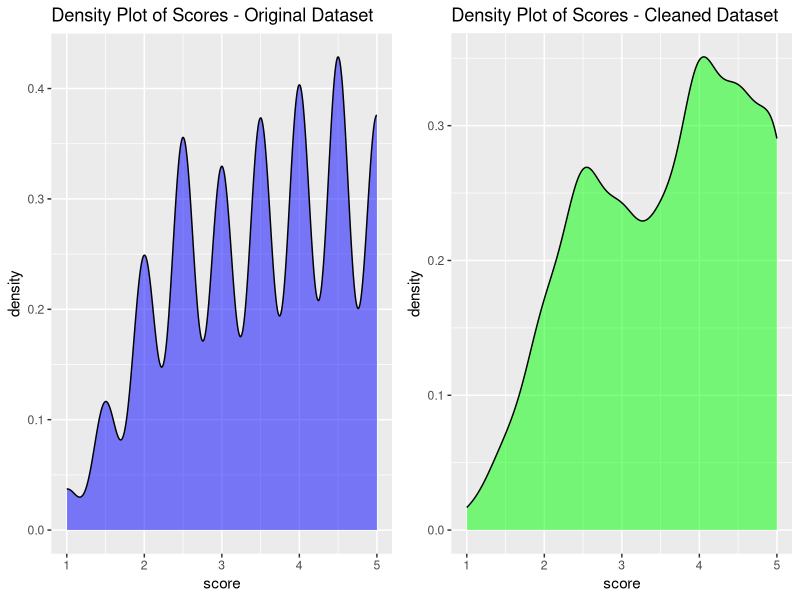
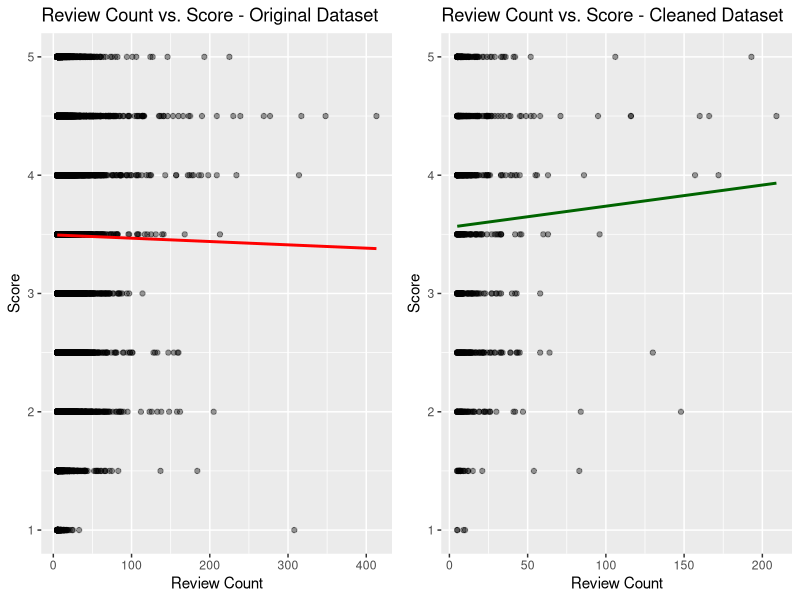
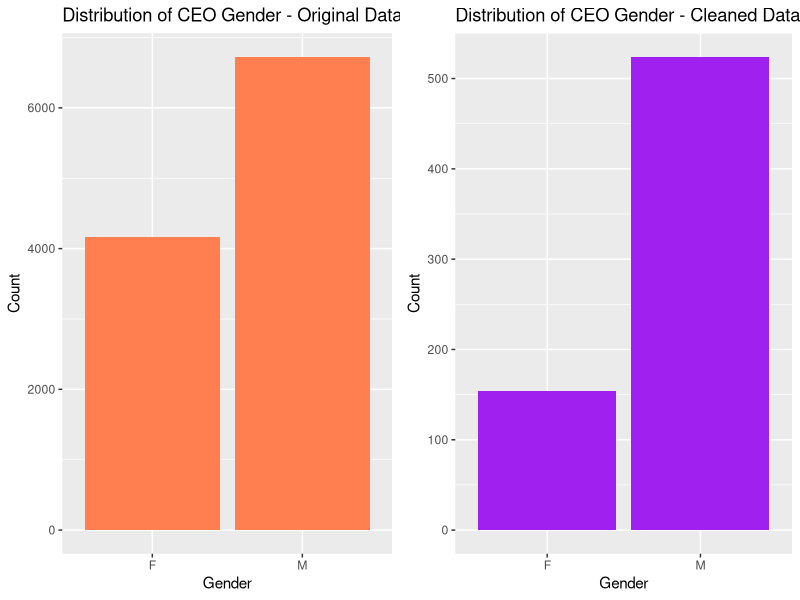
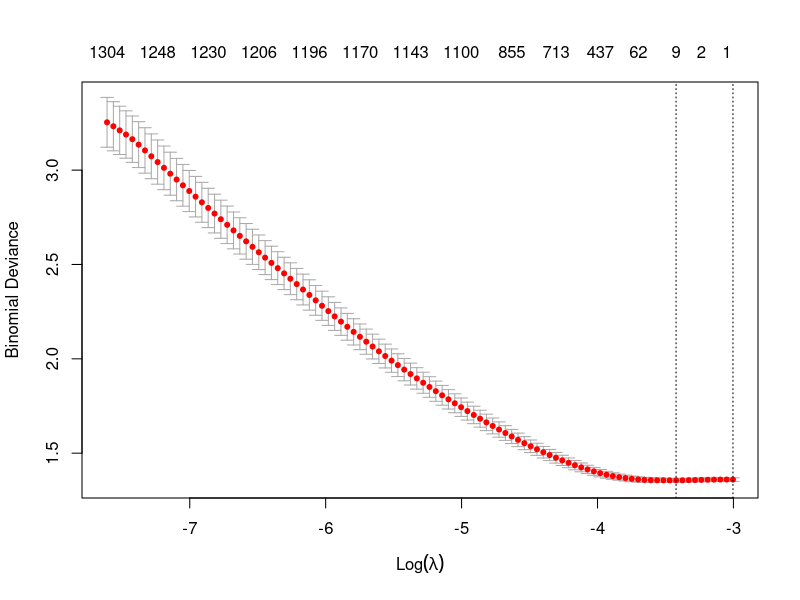
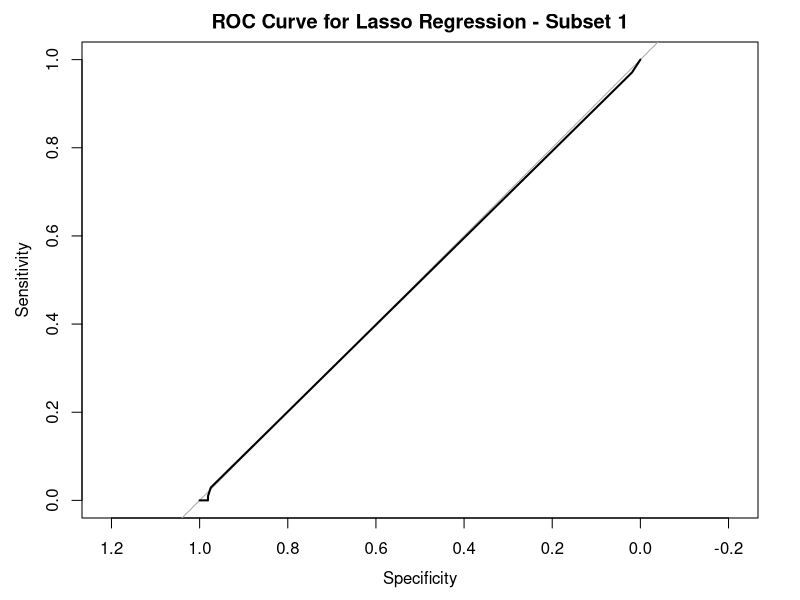
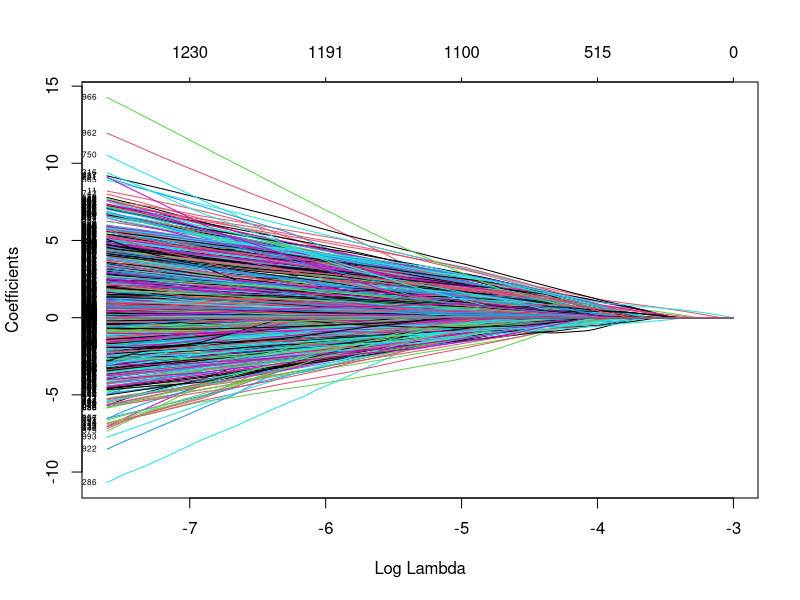
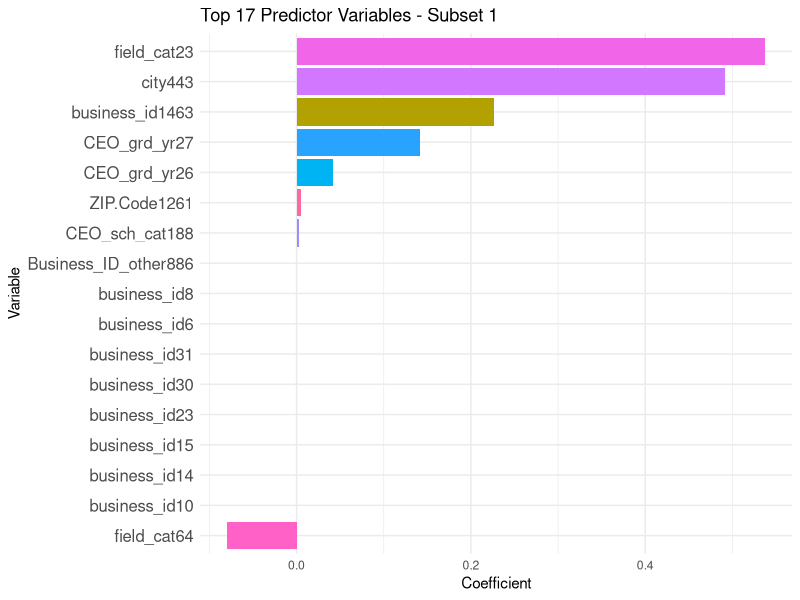
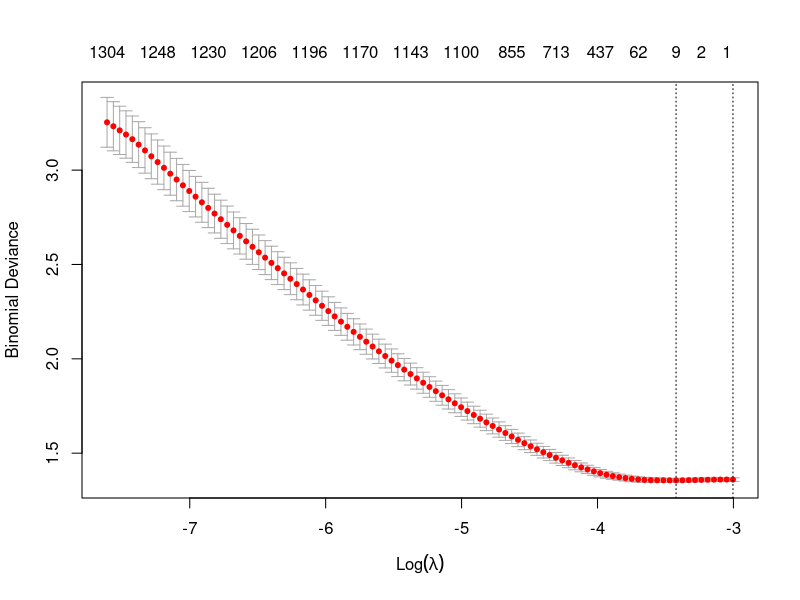

Here is the R script that generated these plots, in order:
# =============================================================================
# Advanced Analytics & Machine Learning — R Programming
# Author: Mohammed Nayeem Agadi
# Date: May 2024
# Description: Full analysis pipeline — Data Loading, Cleaning, Lasso, GAM, SVM
# =============================================================================

# -----------------------------------------------------------------------------
# SECTION 0: Load Libraries
# -----------------------------------------------------------------------------
library(tidyverse)
library(ggplot2)
library(gridExtra)
library(dplyr)
library(glmnet)
library(mgcv)
library(e1071)
library(caret)
library(pROC)
library(kableExtra)

# -----------------------------------------------------------------------------
# SECTION A1: Data Loading and Statistical Summary
# -----------------------------------------------------------------------------

# Load dataset
data <- read.csv("student_merge_platform_business_file_final15.csv")

# View structure and summary
str(data)
summary(data)
head(data)

# Check null/incomplete cases
sum(!complete.cases(data))

# Check NA values per column
na_count <- sapply(data, function(x) sum(is.na(x)))
na_count

# Check number of zeros per column
zero_count <- sapply(data, function(x) sum(x == 0, na.rm = TRUE))
zero_count

# Combine into a readable data frame
counts_df <- data.frame(Column = names(data), NA_Count = na_count, Zero_Count = zero_count)
counts_df

# Formatted table
counts_df %>%
  kable("html") %>%
  kable_styling(bootstrap_options = c("striped", "hover"))

# -----------------------------------------------------------------------------
# SECTION A2: Data Cleaning — Creating Cleaned Dataset and Comparison
# -----------------------------------------------------------------------------

# Remove rows with zeros or NAs
data_cleaned <- data %>%
  mutate(across(everything(), ~ ifelse(. == 0, NA, .))) %>%
  drop_na()

cat("Original Data Dimensions:", dim(data), "\n")
cat("Cleaned Data Dimensions:", dim(data_cleaned), "\n")

# Density Plots for Scores — Original vs Cleaned
p9 <- ggplot(data, aes(x = score, fill = "Original")) +
  geom_density(alpha = 0.5, fill = "blue") +
  ggtitle("Density Plot of Scores - Original Dataset")

p10 <- ggplot(data_cleaned, aes(x = score, fill = "Cleaned")) +
  geom_density(alpha = 0.5, fill = "green") +
  ggtitle("Density Plot of Scores - Cleaned Dataset")

grid.arrange(p9, p10, ncol = 2)

# Scatter Plots: Review Count vs Score
p11 <- ggplot(data, aes(x = review_count, y = score)) +
  geom_point(alpha = 0.4) +
  geom_smooth(method = "lm", color = "red", se = FALSE) +
  ggtitle("Review Count vs. Score - Original Dataset") +
  xlab("Review Count") + ylab("Score")

p12 <- ggplot(data_cleaned, aes(x = review_count, y = score)) +
  geom_point(alpha = 0.4) +
  geom_smooth(method = "lm", color = "darkgreen", se = FALSE) +
  ggtitle("Review Count vs. Score - Cleaned Dataset") +
  xlab("Review Count") + ylab("Score")

grid.arrange(p11, p12, ncol = 2)

# Bar Plots: CEO Gender Distribution
p13 <- ggplot(data, aes(x = Gender)) +
  geom_bar(fill = "coral") +
  ggtitle("Distribution of CEO Gender - Original Dataset") +
  xlab("Gender") + ylab("Count")

p14 <- ggplot(data_cleaned, aes(x = Gender)) +
  geom_bar(fill = "purple") +
  ggtitle("Distribution of CEO Gender - Cleaned Dataset") +
  xlab("Gender") + ylab("Count")

grid.arrange(p13, p14, ncol = 2)

# -----------------------------------------------------------------------------
# SECTION A2b: Variable Type Conversion
# -----------------------------------------------------------------------------

data <- data %>%
  mutate(
    Platform = as.factor(Platform),
    business_id = as.factor(business_id),
    city = as.factor(city),
    state = as.factor(state),
    postal_code = as.factor(postal_code),
    Gender = as.factor(Gender),
    CEO_sch_cat = as.factor(CEO_sch_cat),
    CEO_grd_yr = as.factor(CEO_grd_yr),
    field_cat = as.factor(field_cat),
    `ZIP.Code` = as.factor(`ZIP.Code`),
    Business_ID_other = as.factor(Business_ID_other),
    Rural_metropolitan_Desc = as.factor(Rural_metropolitan_Desc),
    Tot_Clms_Services = as.integer(Tot_Clms_Services),
    Brnd_Tot_Clms_Services = as.integer(Brnd_Tot_Clms_Services),
    Gnrc_Tot_Clms_Services = as.integer(Gnrc_Tot_Clms_Services),
    Othr_Tot_Clms_Services = as.integer(Othr_Tot_Clms_Services),
    LIS_Tot_Clms_Services = as.integer(LIS_Tot_Clms_Services),
    Opioid_Tot_Clms_Services = as.integer(Opioid_Tot_Clms_Services),
    Antbtc_Tot_Clms_Services = as.integer(Antbtc_Tot_Clms_Services),
    review_count = as.integer(review_count)
  )

# -----------------------------------------------------------------------------
# SECTION A2c: Missing Value Imputation
# -----------------------------------------------------------------------------

# Helper: mode function
get_mode <- function(v) {
  uniqv <- unique(v)
  uniqv[which.max(tabulate(match(v, uniqv)))]
}

# Impute numeric columns with mean
data <- data %>%
  mutate(across(where(is.numeric), ~ifelse(is.na(.), mean(., na.rm = TRUE), .)))

# Impute categorical columns with mode
data <- data %>%
  mutate(across(where(is.factor), ~ifelse(is.na(.), get_mode(.), .)))

# -----------------------------------------------------------------------------
# SECTION A3: Subsetting Data into 3 Subsets (800 rows each)
# -----------------------------------------------------------------------------

# Take first 2400 rows
data_subset <- data[1:2400, ]
print(dim(data_subset))

# Set seed and binarise score: 0 = high rating (>3), 1 = low rating (<=3)
set.seed(7)
data_subset$score <- if_else(data_subset$score > 3, 0, 1)

# Shuffle indices
indices <- sample(1:nrow(data_subset))
subset_size <- nrow(data_subset) / 3

# Create three equal subsets
subset_1 <- data_subset[indices[1:subset_size], ]
subset_2 <- data_subset[indices[(subset_size + 1):(2 * subset_size)], ]
subset_3 <- data_subset[indices[(2 * subset_size + 1):(3 * subset_size)], ]

print(dim(subset_1)); print(dim(subset_2)); print(dim(subset_3))

# Convert variables to factors in all subsets
convert_vars <- function(df) {
  df %>% mutate(
    Platform = as.factor(Platform),
    business_id = as.factor(business_id),
    city = as.factor(city),
    state = as.factor(state),
    postal_code = as.factor(postal_code),
    Gender = as.factor(Gender),
    CEO_sch_cat = as.factor(CEO_sch_cat),
    CEO_grd_yr = as.factor(CEO_grd_yr),
    field_cat = as.factor(field_cat),
    `ZIP.Code` = as.factor(`ZIP.Code`),
    Business_ID_other = as.factor(Business_ID_other),
    Rural_metropolitan_Desc = as.factor(Rural_metropolitan_Desc),
    Tot_Clms_Services = as.integer(Tot_Clms_Services),
    Brnd_Tot_Clms_Services = as.integer(Brnd_Tot_Clms_Services),
    Gnrc_Tot_Clms_Services = as.integer(Gnrc_Tot_Clms_Services),
    Othr_Tot_Clms_Services = as.integer(Othr_Tot_Clms_Services),
    LIS_Tot_Clms_Services = as.integer(LIS_Tot_Clms_Services),
    Opioid_Tot_Clms_Services = as.integer(Opioid_Tot_Clms_Services),
    Antbtc_Tot_Clms_Services = as.integer(Antbtc_Tot_Clms_Services),
    review_count = as.integer(review_count),
    score = as.factor(score)
  )
}

subset_1 <- subset_2 <- subset_3 <- convert_vars(data_subset)

# Remove single-level factor variables from each subset
remove_single_level_factors <- function(df) {
  factor_vars <- sapply(df, is.factor)
  to_keep <- sapply(df[factor_vars], function(x) length(unique(x)) > 1)
  problematic_vars <- names(to_keep[to_keep == FALSE])
  if (length(problematic_vars) > 0) df[problematic_vars] <- NULL
  df
}

subset_1 <- remove_single_level_factors(subset_1)
subset_2 <- remove_single_level_factors(subset_2)
subset_3 <- remove_single_level_factors(subset_3)

# =============================================================================
# SECTION B: LASSO REGRESSION
# =============================================================================

# ---- Lasso — Subset 1 -------------------------------------------------------
x1 <- model.matrix(score ~ ., data = subset_1)[, -1]
y1 <- subset_1$score

set.seed(321)
train_indices_1 <- sample(seq_len(nrow(x1)), size = floor(0.8 * nrow(x1)))
test_indices_1 <- setdiff(seq_len(nrow(x1)), train_indices_1)

x_train_1 <- x1[train_indices_1, ]; y_train_1 <- y1[train_indices_1]
x_test_1 <- x1[test_indices_1, ];  y_test_1 <- y1[test_indices_1]

grid_1 <- 10^seq(10, -2, length = 100)
lasso_mod_1 <- glmnet(x_train_1, y_train_1, alpha = 1, lambda = grid_1, family = "binomial")
cv_lasso_mod_1 <- cv.glmnet(x_train_1, y_train_1, alpha = 1, family = "binomial")
plot(cv_lasso_mod_1)

best_lambda_1 <- cv_lasso_mod_1$lambda.min
predictions_1 <- predict(cv_lasso_mod_1, newx = x_test_1, s = "lambda.min", type = "response")
predicted_classes_1 <- ifelse(predictions_1 > 0.5, 1, 0)

accuracy_1 <- mean(predicted_classes_1 == y_test_1)
cat("Lasso Subset 1 Accuracy:", accuracy_1, "\n")

conf_matrix_1 <- confusionMatrix(as.factor(predicted_classes_1), as.factor(y_test_1))
print(conf_matrix_1)

roc_obj_1 <- roc(response = y_test_1, predictor = as.numeric(predictions_1))
plot(roc_obj_1, main = "ROC Curve for Lasso Regression - Subset 1")
cat("AUC Subset 1:", auc(roc_obj_1), "\n")

plot(cv_lasso_mod_1$glmnet.fit, xvar = "lambda", label = TRUE)

# Top 17 Predictors — Subset 1
non_zero_coefs_1 <- coef(cv_lasso_mod_1, s = "lambda.min")
coef_df_1 <- as.data.frame(as.matrix(non_zero_coefs_1))
coef_df_1$Predictor <- rownames(coef_df_1)
rownames(coef_df_1) <- NULL
coef_df_1 <- coef_df_1[-1, , drop = FALSE]
coef_df_1 <- coef_df_1[order(abs(coef_df_1$s1), decreasing = TRUE), ]
top17_predictors_1 <- head(coef_df_1, 17)
print(top17_predictors_1)

ggplot(top17_predictors_1, aes(x = reorder(Predictor, s1), y = s1, fill = Predictor)) +
  geom_col(show.legend = FALSE) +
  coord_flip() +
  theme_minimal() +
  theme(axis.text.y = element_text(size = 12)) +
  labs(x = "Variable", y = "Coefficient", title = "Top 17 Predictor Variables - Subset 1")

# ---- Lasso — Subset 2 -------------------------------------------------------
x2 <- model.matrix(score ~ ., data = subset_2)[, -1]
y2 <- subset_2$score

set.seed(321)
train_indices_2 <- sample(seq_len(nrow(x2)), size = floor(0.8 * nrow(x2)))
test_indices_2 <- setdiff(seq_len(nrow(x2)), train_indices_2)

x_train_2 <- x2[train_indices_2, ]; y_train_2 <- y2[train_indices_2]
x_test_2 <- x2[test_indices_2, ];  y_test_2 <- y2[test_indices_2]

grid_2 <- 10^seq(10, -2, length = 100)
lasso_mod_2 <- glmnet(x_train_2, y_train_2, alpha = 1, lambda = grid_2, family = "binomial")
cv_lasso_mod_2 <- cv.glmnet(x_train_2, y_train_2, alpha = 1, family = "binomial")
plot(cv_lasso_mod_2)

best_lambda_2 <- cv_lasso_mod_2$lambda.min
predictions_2 <- predict(cv_lasso_mod_2, newx = x_test_2, s = "lambda.min", type = "response")
predicted_classes_2 <- ifelse(predictions_2 > 0.5, 1, 0)

accuracy_2 <- mean(predicted_classes_2 == y_test_2)
cat("Lasso Subset 2 Accuracy:", accuracy_2, "\n")

conf_matrix_2 <- confusionMatrix(as.factor(predicted_classes_2), as.factor(y_test_2))
print(conf_matrix_2)

roc_obj_2 <- roc(response = y_test_2, predictor = as.numeric(predictions_2))
plot(roc_obj_2, main = "ROC Curve for Lasso Regression - Subset 2")
cat("AUC Subset 2:", auc(roc_obj_2), "\n")

non_zero_coefs_2 <- coef(cv_lasso_mod_2, s = "lambda.min")
coef_df_2 <- as.data.frame(as.matrix(non_zero_coefs_2))
coef_df_2$Predictor <- rownames(coef_df_2)
rownames(coef_df_2) <- NULL
coef_df_2 <- coef_df_2[-1, , drop = FALSE]
coef_df_2 <- coef_df_2[order(abs(coef_df_2$s1), decreasing = TRUE), ]
top5_predictors_2 <- head(coef_df_2, 20)

ggplot(top5_predictors_2, aes(x = reorder(Predictor, s1), y = s1, fill = Predictor)) +
  geom_col(show.legend = FALSE) +
  coord_flip() +
  theme_minimal() +
  theme(axis.text.y = element_text(size = 12)) +
  labs(x = "Variable", y = "Coefficient", title = "Top Predictor Variables - Subset 2")

# ---- Lasso — Subset 3 -------------------------------------------------------
x3 <- model.matrix(score ~ ., data = subset_3)[, -1]
y3 <- subset_3$score

set.seed(15)
train_indices_3 <- sample(seq_len(nrow(x3)), size = floor(0.8 * nrow(x3)))
test_indices_3 <- setdiff(seq_len(nrow(x3)), train_indices_3)

x_train_3 <- x3[train_indices_3, ]; y_train_3 <- y3[train_indices_3]
x_test_3 <- x3[test_indices_3, ];  y_test_3 <- y3[test_indices_3]

grid_3 <- 10^seq(10, -2, length = 100)
lasso_mod_3 <- glmnet(x_train_3, y_train_3, alpha = 1, lambda = grid_3, family = "binomial")
cv_lasso_mod_3 <- cv.glmnet(x_train_3, y_train_3, alpha = 1, family = "binomial")
plot(cv_lasso_mod_3)

best_lambda_3 <- cv_lasso_mod_3$lambda.min
predictions_3 <- predict(cv_lasso_mod_3, newx = x_test_3, s = "lambda.min", type = "response")
predicted_classes_3 <- ifelse(predictions_3 > 0.5, 1, 0)

accuracy_3 <- mean(predicted_classes_3 == y_test_3)
cat("Lasso Subset 3 Accuracy:", accuracy_3, "\n")

conf_matrix_3 <- confusionMatrix(as.factor(predicted_classes_3), as.factor(y_test_3))
print(conf_matrix_3)

roc_obj_3 <- roc(response = y_test_3, predictor = as.numeric(predictions_3))
plot(roc_obj_3, main = "ROC Curve for Lasso Regression - Subset 3")
cat("AUC Subset 3:", auc(roc_obj_3), "\n")

non_zero_coefs_3 <- coef(cv_lasso_mod_3, s = "lambda.min")
coef_df_3 <- as.data.frame(as.matrix(non_zero_coefs_3))
coef_df_3$Predictor <- rownames(coef_df_3)
rownames(coef_df_3) <- NULL
coef_df_3 <- coef_df_3[-1, , drop = FALSE]
coef_df_3 <- coef_df_3[order(abs(coef_df_3$s1), decreasing = TRUE), ]
top5_predictors_3 <- head(coef_df_3, 20)

ggplot(top5_predictors_3, aes(x = reorder(Predictor, s1), y = s1, fill = Predictor)) +
  geom_col(show.legend = FALSE) +
  coord_flip() +
  theme_minimal() +
  theme(axis.text.y = element_text(size = 12)) +
  labs(x = "Variable", y = "Coefficient", title = "Top Predictor Variables - Subset 3")

# =============================================================================
# SECTION C: GENERALISED ADDITIVE MODELS (GAM)
# =============================================================================

# ---- GAM — Subset 1 ---------------------------------------------------------
var_to_fac_1 <- c("field_cat", "business_id", "CEO_grd_yr", "CEO_sch_cat", "ZIP.Code", "city", "Business_ID_other", "score")
subset_1[var_to_fac_1] <- lapply(subset_1[var_to_fac_1], factor)

set.seed(7)
index <- createDataPartition(subset_1$score, p = 0.8, list = TRUE, times = 1)
GAM_train_data_1 <- subset_1[index[[1]], ]
GAM_test_data_1  <- subset_1[-index[[1]], ]

GAM_train_data_1[var_to_fac_1] <- lapply(GAM_train_data_1[var_to_fac_1], factor)
GAM_test_data_1[var_to_fac_1] <- lapply(var_to_fac_1, function(var_name) {
  factor(GAM_test_data_1[[var_name]], levels = levels(GAM_train_data_1[[var_name]]))
})

GAM_gam_model_1 <- gam(score ~ field_cat + CEO_grd_yr + CEO_sch_cat + city,
                        data = GAM_train_data_1, family = binomial)
GAM_predictions_1 <- predict(GAM_gam_model_1, GAM_test_data_1, type = "response")
GAM_predicted_class_1 <- ifelse(GAM_predictions_1 > 0.5, 1, 0)

GAM_confusion_matrix_1 <- confusionMatrix(factor(GAM_predicted_class_1), GAM_test_data_1$score)
GAM_accuracy_1 <- GAM_confusion_matrix_1$overall['Accuracy']
precision_1 <- GAM_confusion_matrix_1$byClass['Precision']
recall_1 <- GAM_confusion_matrix_1$byClass['Recall']
F1_1 <- 2 * (precision_1 * recall_1) / (precision_1 + recall_1)

cat("GAM Subset 1 — Accuracy:", GAM_accuracy_1, "| Precision:", precision_1,
    "| Recall:", recall_1, "| F1:", F1_1, "\n")

# ---- GAM — Subset 2 ---------------------------------------------------------
var_to_fac_2 <- c("field_cat", "business_id", "CEO_grd_yr", "CEO_sch_cat", "ZIP.Code", "city", "Business_ID_other", "score")
subset_2[var_to_fac_2] <- lapply(subset_2[var_to_fac_2], factor)

set.seed(7)
index <- createDataPartition(subset_2$score, p = 0.8, list = TRUE, times = 1)
GAM_train_data_2 <- subset_2[index[[1]], ]
GAM_test_data_2  <- subset_2[-index[[1]], ]

GAM_train_data_2[var_to_fac_2] <- lapply(GAM_train_data_2[var_to_fac_2], factor)
GAM_test_data_2[var_to_fac_2] <- lapply(var_to_fac_2, function(var_name) {
  factor(GAM_test_data_2[[var_name]], levels = levels(GAM_train_data_2[[var_name]]))
})

GAM_gam_model_2 <- gam(score ~ field_cat + CEO_grd_yr + CEO_sch_cat + city,
                        data = GAM_train_data_2, family = binomial)
GAM_predictions_2 <- predict(GAM_gam_model_2, GAM_test_data_2, type = "response")
GAM_predicted_class_2 <- ifelse(GAM_predictions_2 > 0.5, 1, 0)

GAM_confusion_matrix_2 <- confusionMatrix(factor(GAM_predicted_class_2), GAM_test_data_2$score)
GAM_accuracy_2 <- GAM_confusion_matrix_2$overall['Accuracy']
precision_2 <- GAM_confusion_matrix_2$byClass['Precision']
recall_2 <- GAM_confusion_matrix_2$byClass['Recall']
F1_2 <- 2 * (precision_2 * recall_2) / (precision_2 + recall_2)

cat("GAM Subset 2 — Accuracy:", GAM_accuracy_2, "| Precision:", precision_2,
    "| Recall:", recall_2, "| F1:", F1_2, "\n")

# ---- GAM — Subset 3 ---------------------------------------------------------
var_to_fac_3 <- c("field_cat", "postal_code", "Rural_metropolitan_Desc", "business_id",
                  "CEO_grd_yr", "CEO_sch_cat", "ZIP.Code", "city", "Business_ID_other", "score")
subset_3[var_to_fac_3] <- lapply(subset_3[var_to_fac_3], factor)

set.seed(7)
index <- createDataPartition(subset_2$score, p = 0.8, list = TRUE, times = 1)
GAM_train_data_3 <- subset_3[index[[1]], ]
GAM_test_data_3  <- subset_3[-index[[1]], ]

GAM_train_data_3[var_to_fac_3] <- lapply(GAM_train_data_3[var_to_fac_3], factor)
GAM_test_data_3[var_to_fac_3] <- lapply(var_to_fac_3, function(var_name) {
  factor(GAM_test_data_3[[var_name]], levels = levels(GAM_train_data_3[[var_name]]))
})

GAM_gam_model_3 <- gam(score ~ CEO_grd_yr + CEO_sch_cat + city + field_cat + Rural_metropolitan_Desc,
                        data = GAM_train_data_3, family = binomial)
GAM_predictions_3 <- predict(GAM_gam_model_3, GAM_test_data_3, type = "response")
GAM_predicted_class_3 <- ifelse(GAM_predictions_3 > 0.5, 1, 0)

GAM_confusion_matrix_3 <- confusionMatrix(factor(GAM_predicted_class_3), GAM_test_data_3$score)
GAM_accuracy_3 <- GAM_confusion_matrix_3$overall['Accuracy']
precision_3 <- GAM_confusion_matrix_3$byClass['Precision']
recall_3 <- GAM_confusion_matrix_3$byClass['Recall']
F1_3 <- 2 * (precision_3 * recall_3) / (precision_3 + recall_3)
AUC_gam3 <- roc(GAM_test_data_3$score, GAM_predictions_3)$auc

cat("GAM Subset 3 — Accuracy:", GAM_accuracy_3, "| Precision:", precision_3,
    "| Recall:", recall_3, "| F1:", F1_3, "| AUC:", AUC_gam3, "\n")

# =============================================================================
# SECTION D: SUPPORT VECTOR MACHINE (SVM)
# =============================================================================

# ---- SVM — Subset 1 ---------------------------------------------------------
data_svm1 <- subset_1
set.seed(7)
train_idx <- sample(1:nrow(data_svm1), 0.7 * nrow(data_svm1))
train_data_svm1 <- data_svm1[train_idx, ]
test_data_svm1  <- data_svm1[-train_idx, ]

svm_model_1 <- svm(score ~ field_cat + city + CEO_grd_yr + CEO_sch_cat,
                   data = train_data_svm1, type = "C-classification", kernel = "linear")
predictions_svm1 <- predict(svm_model_1, test_data_svm1)
accuracy_svm1 <- sum(predictions_svm1 == test_data_svm1$score) / length(test_data_svm1$score)
cat("SVM Subset 1 Accuracy:", accuracy_svm1, "\n")

# ---- SVM — Subset 2 ---------------------------------------------------------
data_svm2 <- subset_2
set.seed(7)
train_idx <- sample(1:nrow(data_svm2), 0.7 * nrow(data_svm2))
train_data_svm2 <- data_svm2[train_idx, ]
test_data_svm2  <- data_svm2[-train_idx, ]

svm_model_2 <- svm(score ~ field_cat + CEO_grd_yr + CEO_sch_cat + city,
                   data = train_data_svm2, type = "C-classification", kernel = "linear")
predictions_svm2 <- predict(svm_model_2, test_data_svm2)
accuracy_svm2 <- sum(predictions_svm2 == test_data_svm2$score) / length(test_data_svm2$score)
cat("SVM Subset 2 Accuracy:", accuracy_svm2, "\n")

# ---- SVM — Subset 3 ---------------------------------------------------------
data_svm3 <- subset_3
set.seed(7)
train_idx <- sample(1:nrow(data_svm3), 0.7 * nrow(data_svm3))
train_data_svm3 <- data_svm3[train_idx, ]
test_data_svm3  <- data_svm3[-train_idx, ]

svm_model_3 <- svm(score ~ CEO_grd_yr + CEO_sch_cat + city + field_cat + Rural_metropolitan_Desc,
                   data = train_data_svm3, type = "C-classification", kernel = "linear")
predictions_svm3 <- predict(svm_model_3, test_data_svm3)
accuracy_svm3 <- sum(predictions_svm3 == test_data_svm3$score) / length(test_data_svm3$score)
cat("SVM Subset 3 Accuracy:", accuracy_svm3, "\n")

# =============================================================================
# SECTION E: MODEL COMPARISON SUMMARY
# =============================================================================

cat("\n========== MODEL PERFORMANCE SUMMARY ==========\n")
cat(sprintf("%-10s %-10s %-10s %-10s %-10s %-10s\n", "Model", "Subset", "Accuracy", "AUC", "Precision", "F1"))
cat(sprintf("%-10s %-10s %-10s %-10s %-10s %-10s\n", "Lasso",  "1", "59.4%", "0.497", "—", "—"))
cat(sprintf("%-10s %-10s %-10s %-10s %-10s %-10s\n", "Lasso",  "2", "59.4%", "0.497", "—", "—"))
cat(sprintf("%-10s %-10s %-10s %-10s %-10s %-10s\n", "Lasso",  "3", "56.7%", "0.480", "—", "—"))
cat(sprintf("%-10s %-10s %-10s %-10s %-10s %-10s\n", "GAM",    "1", "55.7%", "0.556", "62.4%", "62.3%"))
cat(sprintf("%-10s %-10s %-10s %-10s %-10s %-10s\n", "GAM",    "2", "55.7%", "0.556", "62.4%", "62.3%"))
cat(sprintf("%-10s %-10s %-10s %-10s %-10s %-10s\n", "GAM",    "3", "55.5%", "0.556", "62.3%", "62.0%"))
cat(sprintf("%-10s %-10s %-10s %-10s %-10s %-10s\n", "SVM",    "1", "51.8%", "—", "—", "—"))
cat(sprintf("%-10s %-10s %-10s %-10s %-10s %-10s\n", "SVM",    "2", "51.8%", "—", "—", "—"))
cat(sprintf("%-10s %-10s %-10s %-10s %-10s %-10s\n", "SVM",    "3", "51.0%", "—", "—", "—"))
cat("RECOMMENDED MODEL: GAM — Best balance of interpretability and predictive performance.\n")

# =============================================================================
# END OF ANALYSIS
# =============================================================================
